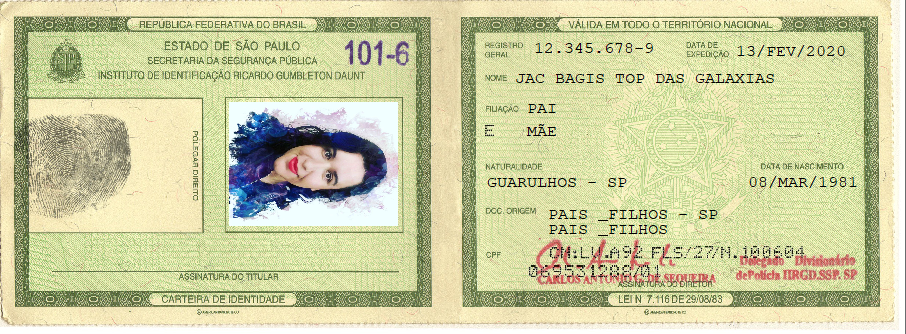
#> input picture rgfake.webp, 906 x 334 px
$ python teste_cores.py
#> lines starting #> are read from the running program, lines starting #| are printed output that depends on the picture; after the words box and inside, x2 and y2 are one past the last pixel; in counts of white or black regions, pixels touching at a corner belong together
import os
from pathlib import Path
import cv2
import numpy as np

# =========================
# SUAS FUNÇÕES (inalteradas)
# =========================
def preprocess_gray(img_bgr):
    gray  = cv2.cvtColor(img_bgr, cv2.COLOR_BGR2GRAY)
    clahe = cv2.createCLAHE(clipLimit=2.0, tileGridSize=(8,8)).apply(gray)
    blur  = cv2.GaussianBlur(clahe, (0,0), 1.0)
    sharp = cv2.addWeighted(clahe, 1.5, blur, -0.5, 0)
    return sharp

def mser_regions(gray, delta=5, min_area=120, max_area_ratio=0.12):
    h, w = gray.shape
    mser = cv2.MSER_create()
    mser.setDelta(delta)                          # ↑ menos redundância
    mser.setMinArea(min_area)                    # ↑ corta ruído miúdo
    mser.setMaxArea(int(h*w*max_area_ratio))     # ↓ evita regiões gigantes
    mser.setMaxVariation(0.15)                   # ↓ estabilidade mais rígida
    mser.setMinDiversity(0.7)                    # ↑ força diversidade
    mser.setEdgeBlurSize(5)                      # suaviza antes de analisar
    regions, _ = mser.detectRegions(gray)
    return regions


def boxes_from_regions(regions, img_shape):
    h, w = img_shape
    boxes = []
    for pts in regions:
        x,y,ww,hh = cv2.boundingRect(pts)
        area = ww*hh
        if area < 100 or area > (w*h*0.25):
            continue
        aspect = ww / max(hh,1)
        if aspect < 0.2 or aspect > 8:
            continue
        pad = 2
        x0 = max(0, x - pad); y0 = max(0, y - pad)
        x1 = min(w, x + ww + pad); y1 = min(h, y + hh + pad)
        boxes.append((x0,y0,x1,y1))
    return boxes

def suppress_overlaps(boxes, iou_thresh=0.3):
    rects = np.array(boxes)
    if len(rects) == 0: return []
    x1 = rects[:,0]; y1 = rects[:,1]; x2 = rects[:,2]; y2 = rects[:,3]
    areas = (x2-x1+1)*(y2-y1+1)
    order = np.argsort(areas)
    keep = []
    while order.size > 0:
        i = order[0]
        keep.append(i)
        xx1 = np.maximum(x1[i], x1[order[1:]])
        yy1 = np.maximum(y1[i], y1[order[1:]])
        xx2 = np.minimum(x2[i], x2[order[1:]])
        yy2 = np.minimum(y2[i], y2[order[1:]])
        w = np.maximum(0, xx2 - xx1 + 1)
        h = np.maximum(0, yy2 - yy1 + 1)
        inter = w*h
        iou = inter / (areas[i] + areas[order[1:]] - inter + 1e-6)
        inds = np.where(iou <= iou_thresh)[0]
        order = order[inds+1]
    return [boxes[i] for i in keep]

def group_lines(boxes, y_tol=10):
    if not boxes: return []
    boxes = sorted(boxes, key=lambda b: (b[1], b[0]))
    lines = []
    current = [boxes[0]]
    for b in boxes[1:]:
        prev = current[-1]
        same_line = abs(b[1] - prev[1]) <= y_tol
        if same_line:
            current.append(b)
        else:
            lines.append(sorted(current, key=lambda r: r[0]))
            current = [b]
    lines.append(sorted(current, key=lambda r: r[0]))
    merged = []
    for line in lines:
        x0 = min(b[0] for b in line); y0 = min(b[1] for b in line)
        x1 = max(b[2] for b in line); y1 = max(b[3] for b in line)
        merged.append((x0,y0,x1,y1))
    return merged
# =========================

# ---------- helpers de debug/visual ----------
def draw_boxes(img_bgr, boxes, color=(0,255,0), thickness=1):
    dbg = img_bgr.copy()
    for (x0,y0,x1,y1) in boxes:
        cv2.rectangle(dbg, (x0,y0), (x1,y1), color, thickness)
    return dbg

def stack_h(images, pad=4):
    # junta imagens (grayscale ou BGR) lado a lado
    # converte cinza->BGR para empilhar
    conv = []
    max_h = max(im.shape[0] for im in images)
    for im in images:
        if im.ndim == 2:
            im = cv2.cvtColor(im, cv2.COLOR_GRAY2BGR)
        if im.shape[0] != max_h:
            scale = max_h / im.shape[0]
            im = cv2.resize(im, (int(im.shape[1]*scale), max_h), interpolation=cv2.INTER_AREA)
        conv.append(im)
    gap = 255*np.ones((max_h, pad, 3), dtype=np.uint8)
    row = conv[0]
    for im in conv[1:]:
        row = np.hstack([row, gap, im])
    return row

def ensure_bgr(img):
    if img.ndim == 2:
        return cv2.cvtColor(img, cv2.COLOR_GRAY2BGR)
    if img.ndim == 3 and img.shape[2] == 4:
        return cv2.cvtColor(img, cv2.COLOR_BGRA2BGR)
    return img

# ---------------- main ----------------
if __name__ == "__main__":
    path = input("Imagem (.png/.jpg): ").strip().strip('"').strip("'")
#> the answer given: rgfake.webp
    img  = cv2.imread(path, cv2.IMREAD_UNCHANGED)
#> img is the input picture: shape (334, 906, 3); mean B, G, R 161.1, 205.4, 203.9
    if img is None:
        raise SystemExit("Não consegui ler a imagem.")
    img  = ensure_bgr(img)

    out_dir = Path("debug_seq")
    out_dir.mkdir(exist_ok=True)
    base = Path(path).stem

    # 01) original
    cv2.imwrite(str(out_dir / f"{base}_01_original.png"), img)

    # 02–05) etapas do preprocess
    gray  = cv2.cvtColor(img, cv2.COLOR_BGR2GRAY)
    cv2.imwrite(str(out_dir / f"{base}_02_gray.png"), gray)

    clahe = cv2.createCLAHE(clipLimit=2.0, tileGridSize=(8,8)).apply(gray)
    cv2.imwrite(str(out_dir / f"{base}_03_clahe.png"), clahe)

    blur  = cv2.GaussianBlur(clahe, (0,0), 1.0)
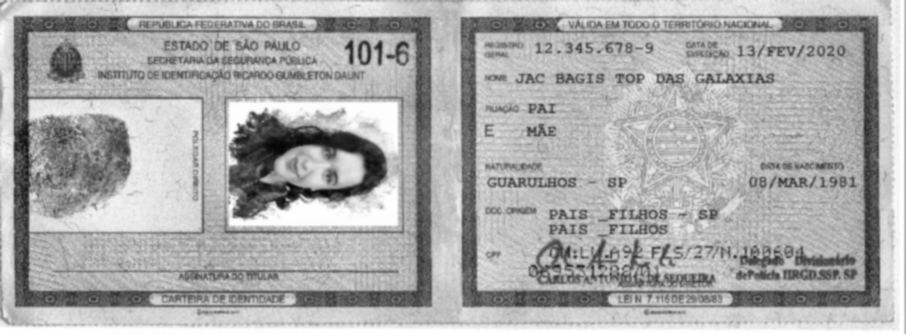
#> blur: shape (334, 906); min 5, max 255, mean 170.9
    cv2.imwrite(str(out_dir / f"{base}_04_blur.png"), blur)

    sharp = cv2.addWeighted(clahe, 1.5, blur, -0.5, 0)
    cv2.imwrite(str(out_dir / f"{base}_05_sharp.png"), sharp)

    # 06–08) MSER normal/invertido + máscaras
    regs1 = mser_regions(sharp, delta=5, min_area=60)          # texto escuro
#> in mser_regions, `regions, _ = mser.detectRegions(gray)`: regions = 1366 items
#> regs1 = 1366 items
    regs2 = mser_regions(255 - sharp, delta=5, min_area=60)    # texto claro
#> call 2 of mser_regions, with delta = 5, min_area = 60, max_area_ratio = 0.12
#> in mser_regions (call 2), `regions, _ = mser.detectRegions(gray)`:
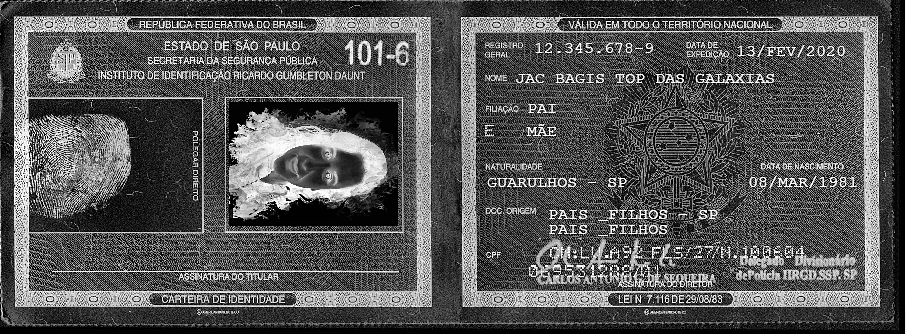
#> gray: shape (334, 906); min 0, max 255, mean 84.7
#> regs2 = 1366 items

    mask1 = np.zeros_like(sharp);
    for pts in regs1:
        cv2.drawContours(mask1, [pts], -1, 255, 1)
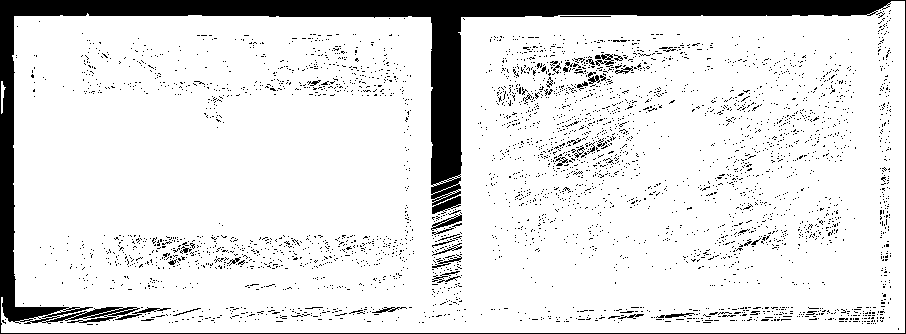
#> mask1: shape (334, 906); 87.9% white; 3828 black regions (3782 under 20 px), largest, box (x1, y1, x2, y2) and area: (0, 0, 906, 334) 26417, (431, 214, 462, 231) 166, (115, 307, 171, 320) 146
    cv2.imwrite(str(out_dir / f"{base}_06_mser_mask_normal.png"), mask1)

    mask2 = np.zeros_like(sharp);
    for pts in regs2:
        cv2.drawContours(mask2, [pts], -1, 255, 1)
    cv2.imwrite(str(out_dir / f"{base}_07_mser_mask_invertido.png"), mask2)

    # 09–11) caixas de regiões (cruas), NMS e linhas
    boxes_all = boxes_from_regions(regs1 + regs2, sharp.shape)
#> the loop in boxes_from_regions, `for pts in regions:` made 2732 passes
#> (x, y, ww, hh, area, aspect, x0, y0) on passes 1 to 3: (14, 164, 9, 41, 369, 0.22, 12, 162), (20, 244, 9, 34, 306, 0.265, 18, 242), (154, 97, 49, 43, 2107, 1.14, 152, 95)
#> after the loop in boxes_from_regions, `for pts in regions:`: boxes = 2372 items, first 6: (12, 162, 25, 207), (18, 242, 31, 280), (152, 95, 205, 142), (152, 95, 205, 144), (100, 289, 126, 304), (125, 291, 145, 309)
#> boxes_all has the same summary as boxes in boxes_from_regions
    dbg_boxes_all = draw_boxes(img, boxes_all, (0,255,255), 1)
#> the loop in draw_boxes, `for (x0,y0,x1,y1) in boxes:` made 2372 passes
#> after the loop in draw_boxes, `for (x0,y0,x1,y1) in boxes:`:
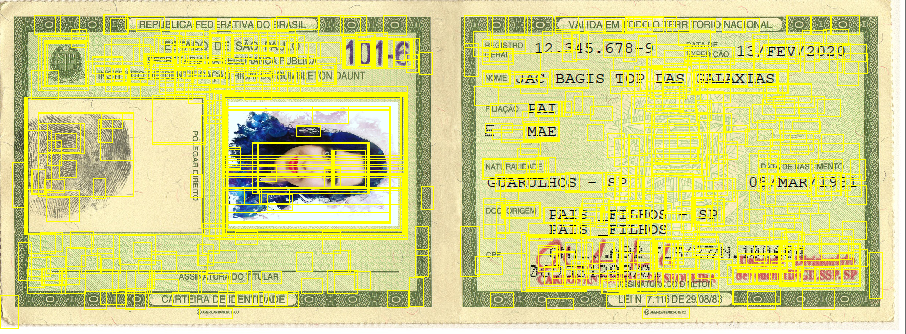
#> dbg: shape (334, 906, 3); 18.63% of pixels changed, all inside (x1, y1, x2, y2) = (0, 14, 883, 329)
    cv2.imwrite(str(out_dir / f"{base}_08_boxes_cruas.png"), dbg_boxes_all)

    boxes_nms = suppress_overlaps(boxes_all, iou_thresh=0.3)
#> in suppress_overlaps, `rects = np.array(boxes)`: rects = 2372 rows, first 6: [12, 162, 25, 207], [18, 242, 31, 280], [152, 95, 205, 142], [152, 95, 205, 144], [100, 289, 126, 304], [125, 291, 145, 309]
#> in suppress_overlaps, `x1 = rects[:, 0]`: x1 = 2372 values, max 869 at index 158, min 0 at index 346, mean 459.7
#> in suppress_overlaps, `y1 = rects[:, 1]`: y1 = 2372 values, max 308 at index 460, min 14 at index 20, mean 137.6
#> in suppress_overlaps, `x2 = rects[:, 2]`: x2 = 2372 values, max 882 at index 158, min 18 at index 346, mean 502.6
#> in suppress_overlaps, `y2 = rects[:, 3]`: y2 = 2372 values, max 328 at index 346, min 27 at index 816, mean 167.5
#> in suppress_overlaps, `areas = (x2-x1+1)*(y2-y1+1)`: areas = 2372 values, max 30646 at index 83, min 238 at index 26, mean 2484.8
#> in suppress_overlaps, `order = np.argsort(areas)`: order = 2372 values, max 2371 at index 195, min 0 at index 1453, mean 1185.5
#> the loop in suppress_overlaps, `while order.size > 0:` made 396 passes
#> i on passes 1 to 3: 1586, 32, 1226
#> after the loop in suppress_overlaps, `while order.size > 0:`: keep = 396 values, max 2365 at index 209, min 1 at index 299, mean 1177.7; order = empty array
#> boxes_nms = 396 items, first 6: (236, 292, 252, 305), (229, 271, 247, 283), (406, 54, 418, 72), (682, 238, 699, 251), (271, 18, 288, 31), (757, 174, 770, 191)
    dbg_boxes_nms = draw_boxes(img, boxes_nms, (0,255,0), 1)
#> call 2 of draw_boxes, with color = (0, 255, 0), thickness = 1
#> the loop in draw_boxes (call 2), `for (x0,y0,x1,y1) in boxes:` made 396 passes
#> after the loop in draw_boxes (call 2), `for (x0,y0,x1,y1) in boxes:`:
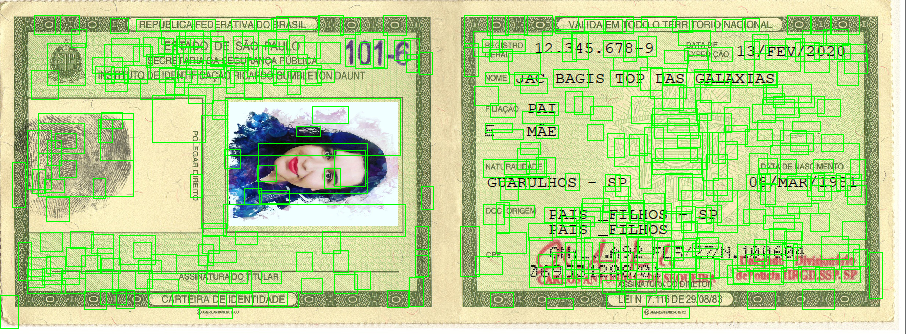
#> dbg: shape (334, 906, 3); 11% of pixels changed, all inside (x1, y1, x2, y2) = (0, 15, 883, 329)
    cv2.imwrite(str(out_dir / f"{base}_09_boxes_nms.png"), dbg_boxes_nms)

    line_boxes = group_lines(boxes_nms, y_tol=12)
#> in group_lines, `boxes = sorted(boxes, key=lambda b: (b[1], b[0]))`: boxes = 396 items, first 6: (34, 15, 60, 34), (55, 15, 79, 34), (318, 15, 343, 35), (383, 15, 406, 35), (464, 15, 492, 47), (487, 15, 508, 35)
#> in group_lines, `current = [boxes[0]]`: current = [(34, 15, 60, 34)]
#> the loop in group_lines, `for b in boxes[1:]:` made 395 passes
#> (b, prev) on passes 1 to 3: ((55, 15, 79, 34), (34, 15, 60, 34)), ((318, 15, 343, 35), (55, 15, 79, 34)), ((383, 15, 406, 35), (318, 15, 343, 35))
#> the loop in group_lines, `for line in lines:` made 1 pass
    dbg_line_boxes = draw_boxes(img, line_boxes, (255,0,0), 2)
#> call 3 of draw_boxes, with color = (255, 0, 0), thickness = 2
#> the loop in draw_boxes (call 3), `for (x0,y0,x1,y1) in boxes:` made 1 pass
#> (x0, y0, x1, y1) on pass 1: (0, 15, 882, 328)
#> after the loop in draw_boxes (call 3), `for (x0,y0,x1,y1) in boxes:`:
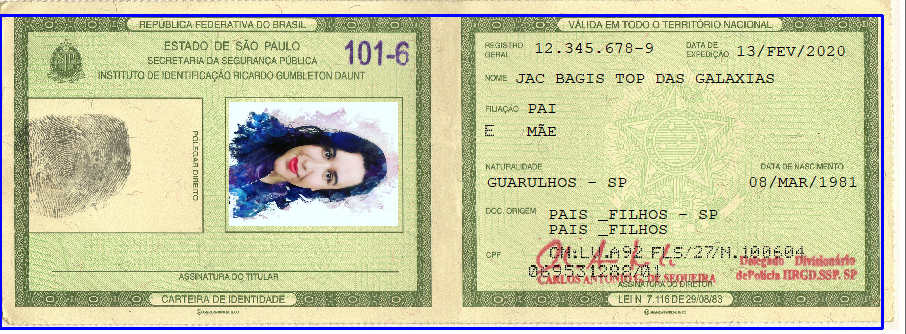
#> dbg: shape (334, 906, 3); 2.26% of pixels changed, all inside (x1, y1, x2, y2) = (0, 14, 884, 330)
    cv2.imwrite(str(out_dir / f"{base}_10_line_boxes.png"), dbg_line_boxes)

    # 12) COMBOS lado-a-lado: pré-processamento e MSER
    combo_pre  = stack_h([gray, clahe, blur, sharp], pad=6)
#> the loop in stack_h, `for im in images:` made 4 passes
#> the loop in stack_h, `for im in conv[1:]:` made 3 passes
    cv2.imwrite(str(out_dir / f"{base}_11_combo_preprocess.png"), combo_pre)

    combo_mser = stack_h([
        ensure_bgr(img),
        cv2.cvtColor(mask1, cv2.COLOR_GRAY2BGR),
        cv2.cvtColor(mask2, cv2.COLOR_GRAY2BGR),
        dbg_boxes_nms,
        dbg_line_boxes
    ], pad=6)
#> call 2 of stack_h, with pad = 6
#> the loop in stack_h (call 2), `for im in images:` made 5 passes
#> the loop in stack_h (call 2), `for im in conv[1:]:` made 4 passes
#> after the loop in stack_h (call 2), `for im in conv[1:]:`:
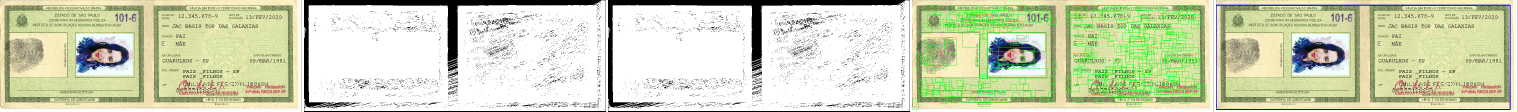
#> row: shape (334, 4554, 3) (shown at 1/3 size); mean B, G, R 183.6, 213.3, 206.8
    cv2.imwrite(str(out_dir / f"{base}_12_combo_mser.png"), combo_mser)

    print("Imagens salvas em:", out_dir.resolve())
    print("Sequência:")
    for i in range(1, 13):
        print(f"  {i:02d} -> {base}_{i:02d}_*.png")
